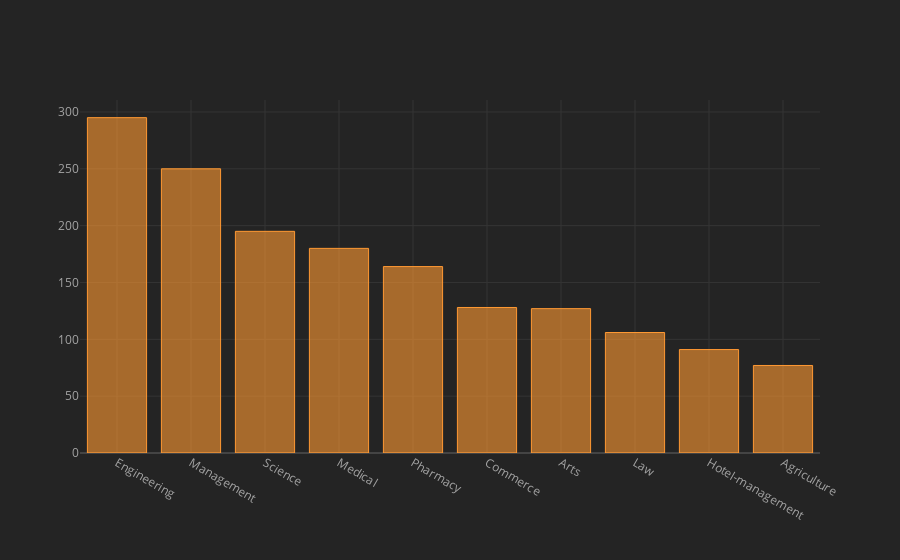

Notebook code cell kept with this figure:
### Markdown cell above
Majority of Good Colleges are in **Tamil Nadu (99)**

### Code cell
df = df.loc[df.Placement !='--'].reset_index(drop=True)
df['Placement'] = df['Placement'].astype(float)
df[df.Placement>7.5].Stream.value_counts().iplot(kind="bar")

### Figure 1 — Plotly figure (JSON) as saved in the notebook; plotly's stock layout.template omitted (floating-point values rounded to 4 significant figures)
{"data": [{"marker": {"color": "rgba(255, 153, 51, 0.6)", "line": {"color": "rgba(255, 153, 51, 1.0)", "width": 1}}, "name": "Stream", "orientation": "v", "text": "", "type": "bar", "x": ["Engineering", "Management", "Science", "Medical", "Pharmacy", "Commerce", "Arts", "Law", "Hotel-management", "Agriculture"], "y": [295, 250, 195, 180, 164, 128, 127, 106, 91, 77]}], "layout": {"legend": {"bgcolor": "#242424", "font": {"color": "#F4F4F4"}}, "paper_bgcolor": "#242424", "plot_bgcolor": "#242424", "title": {"font": {"color": "#F4F4F4"}}, "xaxis": {"gridcolor": "#343434", "showgrid": true, "tickfont": {"color": "#A4A4A4"}, "title": {"font": {"color": "#A4A4A4"}, "text": ""}, "zerolinecolor": "#444444"}, "yaxis": {"gridcolor": "#343434", "showgrid": true, "tickfont": {"color": "#A4A4A4"}, "title": {"font": {"color": "#A4A4A4"}, "text": ""}, "zerolinecolor": "#444444"}}}
